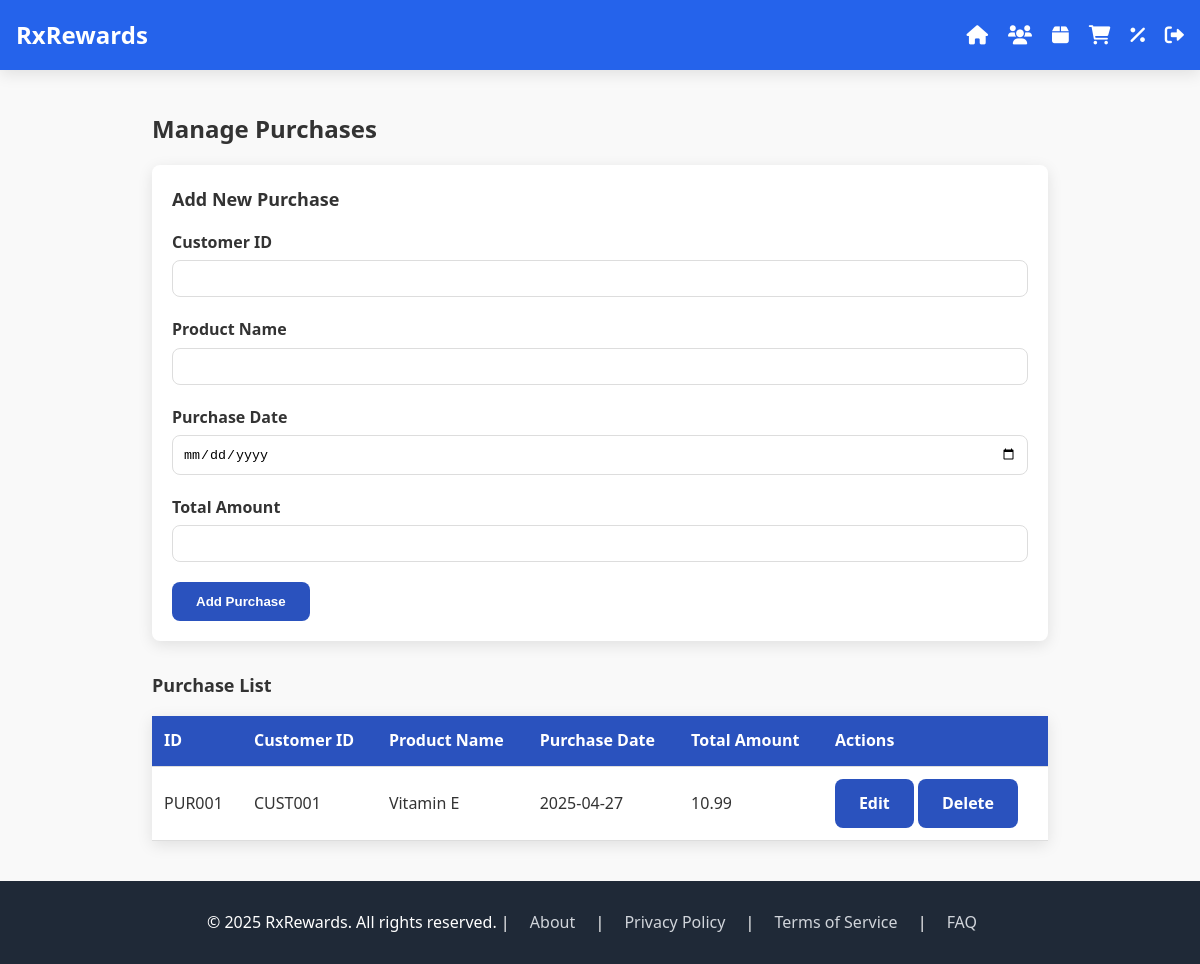
The page /purchases (signed in) on the database its author committed.
### tables this page shows
CREATE TABLE PurchaseDetail (
            PurchaseDetailID TEXT PRIMARY KEY,
            PurchaseID TEXT,
            PurchaseDate TEXT NOT NULL,
            TotalAmount REAL NOT NULL,
            FOREIGN KEY (PurchaseID) REFERENCES Purchase(PurchaseID)
        );

CREATE TABLE Purchase (
            PurchaseID TEXT PRIMARY KEY,
            CustomerID TEXT,
            ProductName TEXT,
            FOREIGN KEY (CustomerID) REFERENCES Customer(CustomerID),
            FOREIGN KEY (ProductName) REFERENCES Product(ProductName)
        );

### app.py (the view)
    def wrap(*args, **kwargs):
        if not session.get("logged_in"):
            return redirect(url_for("login"))
        return f(*args, **kwargs)

### app.py (called while the page is built, shortened)
def login_required(f):
    def wrap(*args, **kwargs):
        if not session.get("logged_in"):
            return redirect(url_for("login"))
        return f(*args, **kwargs)
    wrap.__name__ = f.__name__
    return wrap

@app.route("/purchases", methods=["GET", "POST"])
@login_required
def purchases():
    purchases = get_all_purchases()
    return render_template("purchases.html", purchases=purchases)

### database.py (called while the page is built)
def get_db():
    conn = sqlite3.connect("rxrewards.db")
    return conn

def get_all_purchases():
    conn = get_db()
    c = conn.cursor()
    c.execute(
        "SELECT p.PurchaseID, p.CustomerID, p.ProductName, pd.PurchaseDate, pd.TotalAmount FROM Purchase p JOIN PurchaseDetail pd ON p.PurchaseID = pd.PurchaseID"
    )
    return c.fetchall()

### templates/purchases.html (shortened to what this page needs)
{% extends 'base.html' %} {% block content %}
<section class="container">
	<h2 class="text-2xl font-bold mb-4">Manage Purchases</h2>
	<div class="form">
		<h3 class="text-lg font-semibold mb-4">Add New Purchase</h3>
		<form method="POST">
			<div class="form-group">
				<label for="customer_id">Customer ID</label>
				<input
					type="text"
					name="customer_id"
					id="customer_id"
					required
				/>
			</div>
			<div class="form-group">
				<label for="product_name">Product Name</label>
				<input
					type="text"
					name="product_name"
					id="product_name"
					required
				/>
			</div>
			<div class="form-group">
				<label for="purchase_date">Purchase Date</label>
				<input
					type="date"
					name="purchase_date"
					id="purchase_date"
					required
				/>
			</div>
			<div class="form-group">
				<label for="total_amount">Total Amount</label>
				<input
					type="number"
					step="0.01"
					name="total_amount"
					id="total_amount"
					required
				/>
			</div>
			<button type="submit" class="btn bg-green-600 hover:bg-green-700">
				Add Purchase
			</button>
		</form>
	</div>
	<h3 class="text-lg font-semibold mt-6 mb-4">Purchase List</h3>
	<table>
		<thead>
			<tr>
				<th>ID</th>
				<th>Customer ID</th>
				<th>Product Name</th>
				<th>Purchase Date</th>
				<th>Total Amount</th>
				<th>Actions</th>
			</tr>
		</thead>
		<tbody>
			{% for purchase in purchases %}
			<tr>
				<td>{{ purchase[0] }}</td>
				<td>{{ purchase[1] }}</td>
				<td>{{ purchase[2] }}</td>
				<td>{{ purchase[3] }}</td>
				<td>{{ '%.2f'|format(purchase[4]) }}</td>
				<td>
					<a
						href="{{ url_for('edit_purchase', purchase_id=purchase[0]) }}"
						class="btn bg-blue-600 hover:bg-blue-700"
						>Edit</a
					>
					<a
						href="{{ url_for('delete_purchase', purchase_id=purchase[0]) }}"
						class="btn bg-red-600 hover:bg-red-700"
						>Delete</a
					>
				</td>
			</tr>
			{% endfor %}
		</tbody>
	</table>
</section>
{% endblock %}

### static/style.css (style rules this page uses)
:root { --primary-color: #2a52be; --secondary-color: #6d83c4; --text-color: #333; --light-bg: #f9f9f9; --border-radius: 8px; --box-shadow: 0 4px 15px rgba(0, 0, 0, 0.1); }
* { margin: 0; padding: 0; box-sizing: border-box; }
body { font-family: "Segoe UI", Tahoma, Geneva, Verdana, sans-serif; line-height: 1.6; color: var(--text-color); background-color: var(--light-bg); display: flex; flex-direction: column; min-height: 100vh; }
.container { width: 90%; max-width: 1200px; margin: 0 auto; padding: 20px; }
.bg-blue-600 { background-color: #2563eb; }
.bg-green-600 { background-color: #16a34a; }
.mb-4 { margin-bottom: 1rem; }
.text-2xl { font-size: 1.5rem; }
.text-lg { font-size: 1.125rem; }
.font-bold { font-weight: 700; }
.font-semibold { font-weight: 600; }
.btn { display: inline-block; padding: 12px 24px; border-radius: var(--border-radius); font-weight: 600; cursor: pointer; border: none; background-color: var(--primary-color); color: #fff; text-decoration: none; transition: background-color 0.3s ease; }
.form { background-color: #fff; padding: 20px; border-radius: var(--border-radius); box-shadow: var(--box-shadow); margin-bottom: 30px; }
.form-group { margin-bottom: 20px; }
.form-group label { display: block; margin-bottom: 5px; font-weight: 600; }
.form-group input { width: 100%; padding: 10px; border: 1px solid #ddd; border-radius: var(--border-radius); }
table { width: 100%; border-collapse: collapse; background-color: #fff; box-shadow: var(--box-shadow); }
th, td { padding: 12px; text-align: left; border-bottom: 1px solid #ddd; }
th { background-color: var(--primary-color); color: #fff; }

### rows shown on the page
PurchaseDetail: PurchaseID "PUR001", CustomerID "CUST001", ProductName "Vitamin E", PurchaseDate "2025-04-27", TotalAmount "10.99"
